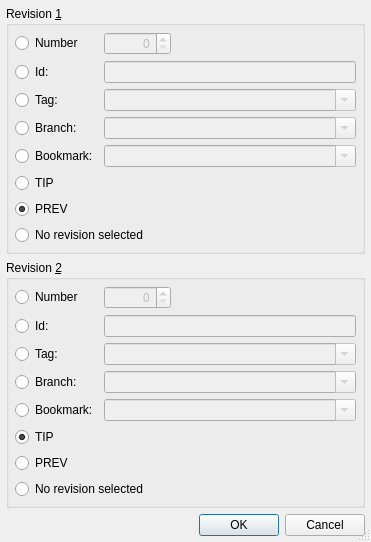
<?xml version="1.0" encoding="UTF-8"?>
<ui version="4.0">
 <class>HgRevisionsSelectionDialog</class>
 <widget class="QDialog" name="HgRevisionsSelectionDialog">
  <property name="geometry">
   <rect>
    <x>0</x>
    <y>0</y>
    <width>371</width>
    <height>505</height>
   </rect>
  </property>
  <property name="windowTitle">
   <string>Mercurial Diff</string>
  </property>
  <property name="sizeGripEnabled">
   <bool>true</bool>
  </property>
  <layout class="QVBoxLayout" name="verticalLayout">
   <item>
    <widget class="QGroupBox" name="rev1GroupBox">
     <property name="title">
      <string>Revision &amp;1</string>
     </property>
     <layout class="QGridLayout" name="gridLayout">
      <item row="0" column="0">
       <widget class="QRadioButton" name="number1Button">
        <property name="toolTip">
         <string>Select to specify a revision by number</string>
        </property>
        <property name="text">
         <string>Number</string>
        </property>
        <property name="checked">
         <bool>false</bool>
        </property>
       </widget>
      </item>
      <item row="0" column="1">
       <widget class="QSpinBox" name="number1SpinBox">
        <property name="enabled">
         <bool>false</bool>
        </property>
        <property name="toolTip">
         <string>Enter a revision number</string>
        </property>
        <property name="alignment">
         <set>Qt::AlignRight</set>
        </property>
        <property name="maximum">
         <number>999999999</number>
        </property>
       </widget>
      </item>
      <item row="0" column="2">
       <spacer>
        <property name="orientation">
         <enum>Qt::Horizontal</enum>
        </property>
        <property name="sizeHint" stdset="0">
         <size>
          <width>40</width>
          <height>20</height>
         </size>
        </property>
       </spacer>
      </item>
      <item row="1" column="0">
       <widget class="QRadioButton" name="id1Button">
        <property name="toolTip">
         <string>Select to specify a revision by changeset id</string>
        </property>
        <property name="text">
         <string>Id:</string>
        </property>
       </widget>
      </item>
      <item row="1" column="1" colspan="2">
       <widget class="QLineEdit" name="id1Edit">
        <property name="enabled">
         <bool>false</bool>
        </property>
        <property name="toolTip">
         <string>Enter a changeset id</string>
        </property>
       </widget>
      </item>
      <item row="2" column="0">
       <widget class="QRadioButton" name="tag1Button">
        <property name="toolTip">
         <string>Select to specify a revision by a tag</string>
        </property>
        <property name="text">
         <string>Tag:</string>
        </property>
       </widget>
      </item>
      <item row="2" column="1" colspan="2">
       <widget class="QComboBox" name="tag1Combo">
        <property name="enabled">
         <bool>false</bool>
        </property>
        <property name="toolTip">
         <string>Enter a tag name</string>
        </property>
        <property name="editable">
         <bool>true</bool>
        </property>
       </widget>
      </item>
      <item row="3" column="0">
       <widget class="QRadioButton" name="branch1Button">
        <property name="toolTip">
         <string>Select to specify a revision by a branch</string>
        </property>
        <property name="text">
         <string>Branch:</string>
        </property>
       </widget>
      </item>
      <item row="3" column="1" colspan="2">
       <widget class="QComboBox" name="branch1Combo">
        <property name="enabled">
         <bool>false</bool>
        </property>
        <property name="toolTip">
         <string>Enter a branch name</string>
        </property>
        <property name="editable">
         <bool>true</bool>
        </property>
       </widget>
      </item>
      <item row="4" column="0">
       <widget class="QRadioButton" name="bookmark1Button">
        <property name="toolTip">
         <string>Select to specify a revision by a bookmark</string>
        </property>
        <property name="text">
         <string>Bookmark:</string>
        </property>
       </widget>
      </item>
      <item row="4" column="1" colspan="2">
       <widget class="QComboBox" name="bookmark1Combo">
        <property name="enabled">
         <bool>false</bool>
        </property>
        <property name="sizePolicy">
         <sizepolicy hsizetype="Expanding" vsizetype="Fixed">
          <horstretch>0</horstretch>
          <verstretch>0</verstretch>
         </sizepolicy>
        </property>
        <property name="toolTip">
         <string>Enter a bookmark name</string>
        </property>
        <property name="editable">
         <bool>true</bool>
        </property>
       </widget>
      </item>
      <item row="5" column="0" colspan="3">
       <widget class="QRadioButton" name="tip1Button">
        <property name="toolTip">
         <string>Select tip revision of repository</string>
        </property>
        <property name="text">
         <string>TIP</string>
        </property>
        <property name="checked">
         <bool>false</bool>
        </property>
       </widget>
      </item>
      <item row="6" column="0" colspan="3">
       <widget class="QRadioButton" name="prev1Button">
        <property name="toolTip">
         <string>Select revision before last commit</string>
        </property>
        <property name="text">
         <string>PREV</string>
        </property>
        <property name="checked">
         <bool>true</bool>
        </property>
       </widget>
      </item>
      <item row="7" column="0" colspan="3">
       <widget class="QRadioButton" name="none1Button">
        <property name="text">
         <string>No revision selected</string>
        </property>
       </widget>
      </item>
     </layout>
    </widget>
   </item>
   <item>
    <widget class="QGroupBox" name="rev2GroupBox">
     <property name="title">
      <string>Revision &amp;2</string>
     </property>
     <layout class="QGridLayout" name="gridLayout_2">
      <item row="0" column="0">
       <widget class="QRadioButton" name="number2Button">
        <property name="toolTip">
         <string>Select to specify a revision by number</string>
        </property>
        <property name="text">
         <string>Number</string>
        </property>
       </widget>
      </item>
      <item row="0" column="1">
       <widget class="QSpinBox" name="number2SpinBox">
        <property name="enabled">
         <bool>false</bool>
        </property>
        <property name="toolTip">
         <string>Enter a revision number</string>
        </property>
        <property name="alignment">
         <set>Qt::AlignRight</set>
        </property>
        <property name="maximum">
         <number>999999999</number>
        </property>
       </widget>
      </item>
      <item row="0" column="2">
       <spacer>
        <property name="orientation">
         <enum>Qt::Horizontal</enum>
        </property>
        <property name="sizeHint" stdset="0">
         <size>
          <width>40</width>
          <height>20</height>
         </size>
        </property>
       </spacer>
      </item>
      <item row="1" column="0">
       <widget class="QRadioButton" name="id2Button">
        <property name="toolTip">
         <string>Select to specify a revision by changeset id</string>
        </property>
        <property name="text">
         <string>Id:</string>
        </property>
       </widget>
      </item>
      <item row="1" column="1" colspan="2">
       <widget class="QLineEdit" name="id2Edit">
        <property name="enabled">
         <bool>false</bool>
        </property>
        <property name="toolTip">
         <string>Enter a changeset id</string>
        </property>
       </widget>
      </item>
      <item row="2" column="0">
       <widget class="QRadioButton" name="tag2Button">
        <property name="toolTip">
         <string>Select to specify a revision by a tag</string>
        </property>
        <property name="text">
         <string>Tag:</string>
        </property>
       </widget>
      </item>
      <item row="2" column="1" colspan="2">
       <widget class="QComboBox" name="tag2Combo">
        <property name="enabled">
         <bool>false</bool>
        </property>
        <property name="toolTip">
         <string>Enter a tag name</string>
        </property>
        <property name="editable">
         <bool>true</bool>
        </property>
       </widget>
      </item>
      <item row="3" column="0">
       <widget class="QRadioButton" name="branch2Button">
        <property name="toolTip">
         <string>Select to specify a revision by a branch</string>
        </property>
        <property name="text">
         <string>Branch:</string>
        </property>
       </widget>
      </item>
      <item row="3" column="1" colspan="2">
       <widget class="QComboBox" name="branch2Combo">
        <property name="enabled">
         <bool>false</bool>
        </property>
        <property name="toolTip">
         <string>Enter a branch name</string>
        </property>
        <property name="editable">
         <bool>true</bool>
        </property>
       </widget>
      </item>
      <item row="4" column="0">
       <widget class="QRadioButton" name="bookmark2Button">
        <property name="toolTip">
         <string>Select to specify a revision by a bookmark</string>
        </property>
        <property name="text">
         <string>Bookmark:</string>
        </property>
       </widget>
      </item>
      <item row="4" column="1" colspan="2">
       <widget class="QComboBox" name="bookmark2Combo">
        <property name="enabled">
         <bool>false</bool>
        </property>
        <property name="sizePolicy">
         <sizepolicy hsizetype="Expanding" vsizetype="Fixed">
          <horstretch>0</horstretch>
          <verstretch>0</verstretch>
         </sizepolicy>
        </property>
        <property name="toolTip">
         <string>Enter a bookmark name</string>
        </property>
        <property name="editable">
         <bool>true</bool>
        </property>
       </widget>
      </item>
      <item row="5" column="0" colspan="3">
       <widget class="QRadioButton" name="tip2Button">
        <property name="toolTip">
         <string>Select tip revision of repository</string>
        </property>
        <property name="text">
         <string>TIP</string>
        </property>
        <property name="checked">
         <bool>true</bool>
        </property>
       </widget>
      </item>
      <item row="6" column="0" colspan="3">
       <widget class="QRadioButton" name="prev2Button">
        <property name="toolTip">
         <string>Select revision before last commit</string>
        </property>
        <property name="text">
         <string>PREV</string>
        </property>
       </widget>
      </item>
      <item row="7" column="0" colspan="3">
       <widget class="QRadioButton" name="none2Button">
        <property name="text">
         <string>No revision selected</string>
        </property>
       </widget>
      </item>
     </layout>
    </widget>
   </item>
   <item>
    <widget class="QDialogButtonBox" name="buttonBox">
     <property name="orientation">
      <enum>Qt::Horizontal</enum>
     </property>
     <property name="standardButtons">
      <set>QDialogButtonBox::Cancel|QDialogButtonBox::Ok</set>
     </property>
    </widget>
   </item>
  </layout>
 </widget>
 <layoutdefault spacing="6" margin="6"/>
 <pixmapfunction>qPixmapFromMimeSource</pixmapfunction>
 <tabstops>
  <tabstop>number1Button</tabstop>
  <tabstop>number1SpinBox</tabstop>
  <tabstop>id1Button</tabstop>
  <tabstop>id1Edit</tabstop>
  <tabstop>tag1Button</tabstop>
  <tabstop>tag1Combo</tabstop>
  <tabstop>branch1Button</tabstop>
  <tabstop>branch1Combo</tabstop>
  <tabstop>bookmark1Button</tabstop>
  <tabstop>bookmark1Combo</tabstop>
  <tabstop>tip1Button</tabstop>
  <tabstop>prev1Button</tabstop>
  <tabstop>none1Button</tabstop>
  <tabstop>number2Button</tabstop>
  <tabstop>number2SpinBox</tabstop>
  <tabstop>id2Button</tabstop>
  <tabstop>id2Edit</tabstop>
  <tabstop>tag2Button</tabstop>
  <tabstop>tag2Combo</tabstop>
  <tabstop>branch2Button</tabstop>
  <tabstop>branch2Combo</tabstop>
  <tabstop>bookmark2Button</tabstop>
  <tabstop>bookmark2Combo</tabstop>
  <tabstop>tip2Button</tabstop>
  <tabstop>prev2Button</tabstop>
  <tabstop>none2Button</tabstop>
  <tabstop>buttonBox</tabstop>
 </tabstops>
 <resources/>
 <connections>
  <connection>
   <sender>buttonBox</sender>
   <signal>accepted()</signal>
   <receiver>HgRevisionsSelectionDialog</receiver>
   <slot>accept()</slot>
   <hints>
    <hint type="sourcelabel">
     <x>54</x>
     <y>440</y>
    </hint>
    <hint type="destinationlabel">
     <x>21</x>
     <y>143</y>
    </hint>
   </hints>
  </connection>
  <connection>
   <sender>buttonBox</sender>
   <signal>rejected()</signal>
   <receiver>HgRevisionsSelectionDialog</receiver>
   <slot>reject()</slot>
   <hints>
    <hint type="sourcelabel">
     <x>106</x>
     <y>440</y>
    </hint>
    <hint type="destinationlabel">
     <x>73</x>
     <y>140</y>
    </hint>
   </hints>
  </connection>
  <connection>
   <sender>number1Button</sender>
   <signal>toggled(bool)</signal>
   <receiver>number1SpinBox</receiver>
   <slot>setEnabled(bool)</slot>
   <hints>
    <hint type="sourcelabel">
     <x>62</x>
     <y>45</y>
    </hint>
    <hint type="destinationlabel">
     <x>148</x>
     <y>43</y>
    </hint>
   </hints>
  </connection>
  <connection>
   <sender>number2Button</sender>
   <signal>toggled(bool)</signal>
   <receiver>number2SpinBox</receiver>
   <slot>setEnabled(bool)</slot>
   <hints>
    <hint type="sourcelabel">
     <x>72</x>
     <y>258</y>
    </hint>
    <hint type="destinationlabel">
     <x>183</x>
     <y>258</y>
    </hint>
   </hints>
  </connection>
  <connection>
   <sender>id1Button</sender>
   <signal>toggled(bool)</signal>
   <receiver>id1Edit</receiver>
   <slot>setEnabled(bool)</slot>
   <hints>
    <hint type="sourcelabel">
     <x>32</x>
     <y>71</y>
    </hint>
    <hint type="destinationlabel">
     <x>147</x>
     <y>72</y>
    </hint>
   </hints>
  </connection>
  <connection>
   <sender>id2Button</sender>
   <signal>toggled(bool)</signal>
   <receiver>id2Edit</receiver>
   <slot>setEnabled(bool)</slot>
   <hints>
    <hint type="sourcelabel">
     <x>68</x>
     <y>286</y>
    </hint>
    <hint type="destinationlabel">
     <x>230</x>
     <y>286</y>
    </hint>
   </hints>
  </connection>
  <connection>
   <sender>tag1Button</sender>
   <signal>toggled(bool)</signal>
   <receiver>tag1Combo</receiver>
   <slot>setEnabled(bool)</slot>
   <hints>
    <hint type="sourcelabel">
     <x>59</x>
     <y>105</y>
    </hint>
    <hint type="destinationlabel">
     <x>129</x>
     <y>101</y>
    </hint>
   </hints>
  </connection>
  <connection>
   <sender>branch1Button</sender>
   <signal>toggled(bool)</signal>
   <receiver>branch1Combo</receiver>
   <slot>setEnabled(bool)</slot>
   <hints>
    <hint type="sourcelabel">
     <x>50</x>
     <y>124</y>
    </hint>
    <hint type="destinationlabel">
     <x>117</x>
     <y>128</y>
    </hint>
   </hints>
  </connection>
  <connection>
   <sender>tag2Button</sender>
   <signal>toggled(bool)</signal>
   <receiver>tag2Combo</receiver>
   <slot>setEnabled(bool)</slot>
   <hints>
    <hint type="sourcelabel">
     <x>36</x>
     <y>306</y>
    </hint>
    <hint type="destinationlabel">
     <x>149</x>
     <y>306</y>
    </hint>
   </hints>
  </connection>
  <connection>
   <sender>branch2Button</sender>
   <signal>toggled(bool)</signal>
   <receiver>branch2Combo</receiver>
   <slot>setEnabled(bool)</slot>
   <hints>
    <hint type="sourcelabel">
     <x>73</x>
     <y>331</y>
    </hint>
    <hint type="destinationlabel">
     <x>140</x>
     <y>331</y>
    </hint>
   </hints>
  </connection>
  <connection>
   <sender>bookmark1Button</sender>
   <signal>toggled(bool)</signal>
   <receiver>bookmark1Combo</receiver>
   <slot>setEnabled(bool)</slot>
   <hints>
    <hint type="sourcelabel">
     <x>24</x>
     <y>152</y>
    </hint>
    <hint type="destinationlabel">
     <x>135</x>
     <y>148</y>
    </hint>
   </hints>
  </connection>
  <connection>
   <sender>bookmark2Button</sender>
   <signal>toggled(bool)</signal>
   <receiver>bookmark2Combo</receiver>
   <slot>setEnabled(bool)</slot>
   <hints>
    <hint type="sourcelabel">
     <x>21</x>
     <y>363</y>
    </hint>
    <hint type="destinationlabel">
     <x>145</x>
     <y>361</y>
    </hint>
   </hints>
  </connection>
 </connections>
</ui>
